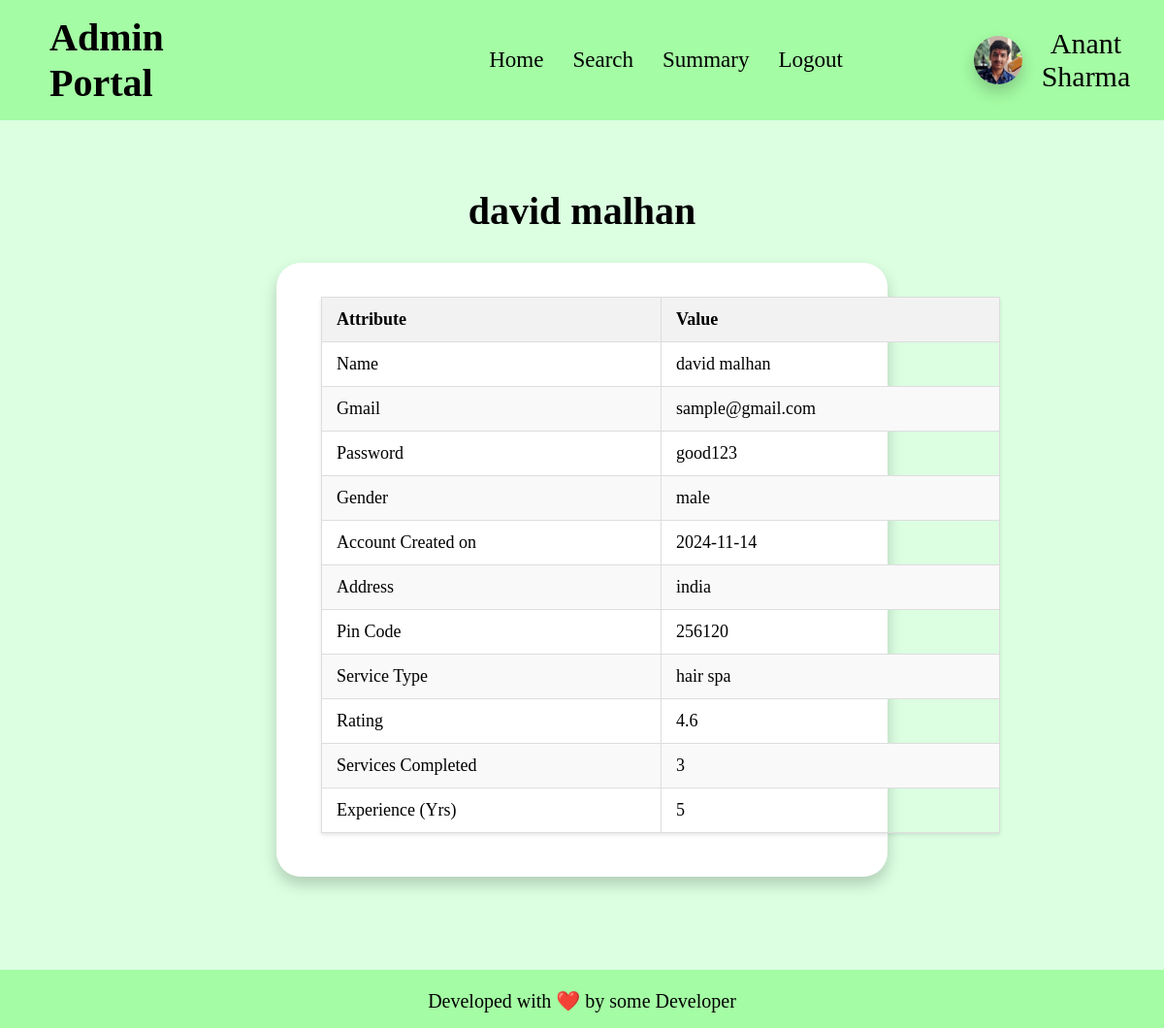
Page /view_professional/1 on the earlier database version.
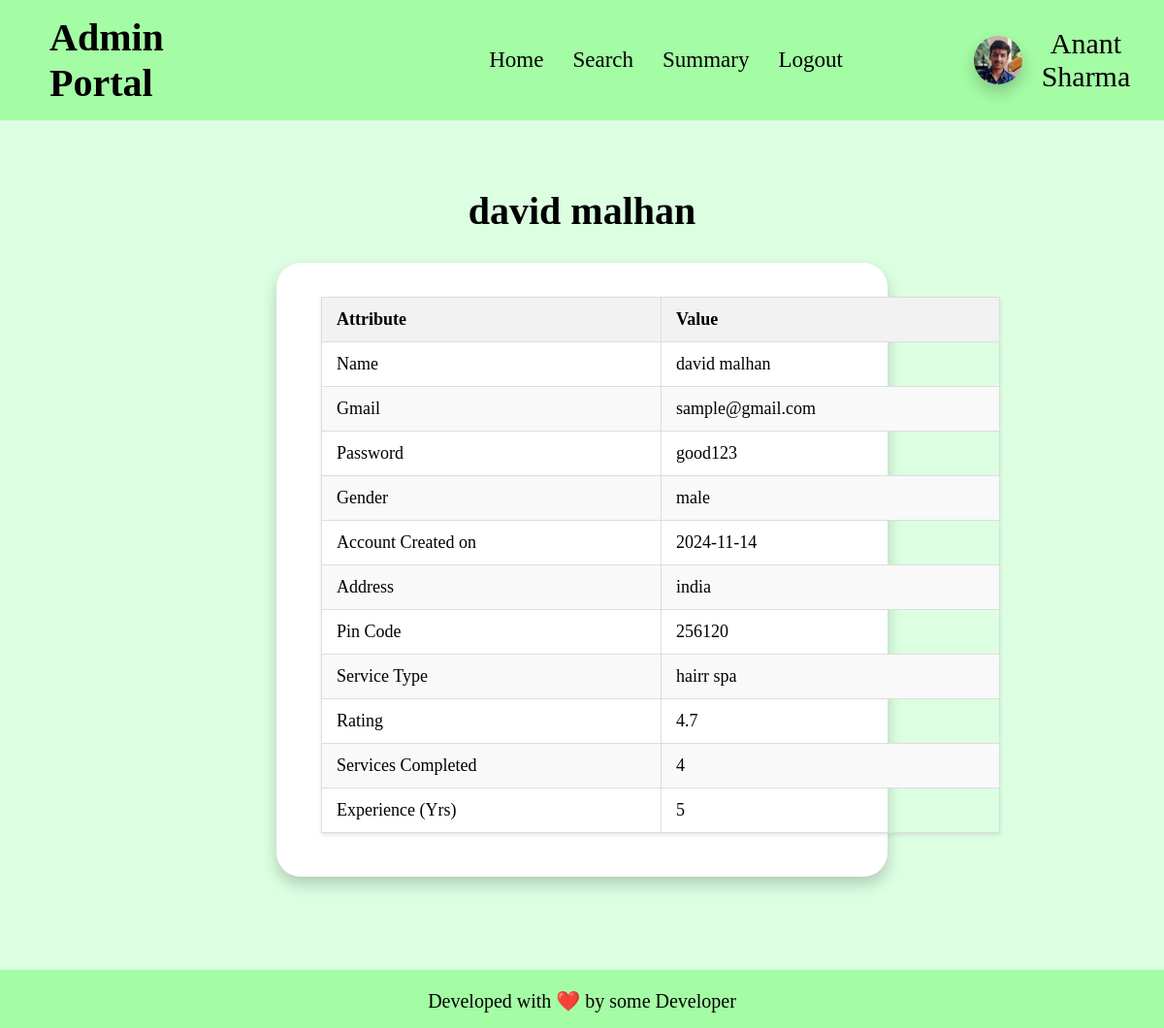
Same page on the later database version.
### app.py (models this page shows)
class service(db.Model):
    __tablename__ = "service"
    id = db.Column(db.Integer, primary_key=True, autoincrement=True)
    name = db.Column(db.String, nullable=False)
    base_price = db.Column(db.Integer, nullable=False)
    time_required = db.Column(db.Integer, nullable=False)
    description = db.Column(db.String, nullable=False)
    status = db.Column(db.Boolean, default = False)
    type = db.Column(db.String, nullable=False)
    professionals = db.relationship('professional', back_populates='service_type')
    service_requests = db.relationship('service_request', backref='service', cascade='all, delete-orphan')

class professional(db.Model):
    __tablename__ = "professional"
    id = db.Column(db.Integer, primary_key=True, autoincrement=True)
    email_id = db.Column(db.String, nullable=False)
    fullname = db.Column(db.String, nullable=False)
    password = db.Column(db.String, nullable=False)
    date_created = db.Column(db.Date, nullable=False)
    service_type_id = db.Column(db.Integer, db.ForeignKey('service.id'), nullable=False)
    experience = db.Column(db.Integer, nullable=False)
    gender = db.Column(db.String, nullable=False)
    address = db.Column(db.String, nullable=False)
    pin_code = db.Column(db.Integer, nullable=False)
    documents = db.Column(db.String, nullable=False)
    request = db.Column(db.Boolean, default=None)
    blocked = db.Column(db.Boolean, default=False)
    services_completed = db.Column(db.Integer, default = 0)
    rating = db.Column(db.Float, default = 0.0)
    price = db.Column(db.Integer, default = 0)
    service_type = db.relationship('service', back_populates='professionals')
    service_requests = db.relationship('service_request', backref='professional', cascade='all, delete-orphan')

### app.py (the view)
@app.route("/view_professional/<int:id>")
def view_professional(id):
    if request.method == "GET":
        prof = professional.query.filter_by(id = id).first()
        return render_template("view_professional.html", professional = prof, admin_name = ADMIN_NAME)
    else:
        return "Invalid Request"

### templates/view_professional.html (shortened to what this page needs)
<!DOCTYPE html>
<html lang="en">
<head>
    <link rel="stylesheet" href="/static/css/profile-block.css">
    <link rel="stylesheet" href="/static/css/basic.css">
</head>
<body>
    <header>
        <h1>Admin Portal</h1>
        <ul>
            <li><a href="/admin_home">Home</a></li>
            <li><a href="/admin_search">Search</a></li>
            <li><a href="/admin_summary">Summary</a></li>
            <li><a href="/admin_logout">Logout</a></li>
        </ul>
        <div id="user-info">
            <img id="user-pic" src="/static/anant-pic.jpg" alt="Profile Picture">
            <div>{{admin_name}}</div>
        </div>
    </header>
    <main>
        <h1 id="logheading">{{professional.fullname}}</h1>
        <div id="main">
            <table class="styled-table">
                <thead>
                    <tr>
                        <th>Attribute</th>
                        <th>Value</th>
                    </tr>
                </thead>
                <tbody>
                    <tr>
                        <td>Name</td>
                        <td>{{professional.fullname}}</td>
                    </tr>
                    <tr>
                        <td>Gmail</td>
                        <td>{{professional.email_id}}</td>
                    </tr>
                    <tr>
                        <td>Password</td>
                        <td>{{professional.password}}</td>
                    </tr>
                    <tr>
                        <td>Gender</td>
                        <td>{{professional.gender}}</td>
                    </tr>
                    <tr>
                        <td>Account Created on</td>
                        <td>{{professional.date_created}}</td>
                    </tr>
                    <tr>
                        <td>Address</td>
                        <td>{{professional.address}}</td>
                    </tr>
                    <tr>
                        <td>Pin Code</td>
                        <td>{{professional.pin_code}}</td>
                    </tr>
                    <tr>
                        <td>Service Type</td>
                        <td>{{professional.service_type.name}}</td>
                    </tr>
                    <tr>
                        <td>Rating</td>
                        <td>{{professional.rating}}</td>
                    </tr>
                    <tr>
                        <td>Services Completed</td>
                        <td>{{professional.services_completed}}</td>
                    </tr>
                    <tr>
                        <td>Experience (Yrs)</td>
                        <td>{{professional.experience}}</td>
                    </tr>
                </tbody>
            </table>
        </div>
    </main>
    <footer>
        <p>
            Developed with ❤️ by some Developer
        </p>
    </footer>
</body>
</html>

Differences in the rows shown:
changed professional "david malhan": rating "4.6" → "4.7"; services_completed "3" → "4"
changed service: service_type.name "hair spa" → "hairr spa"
